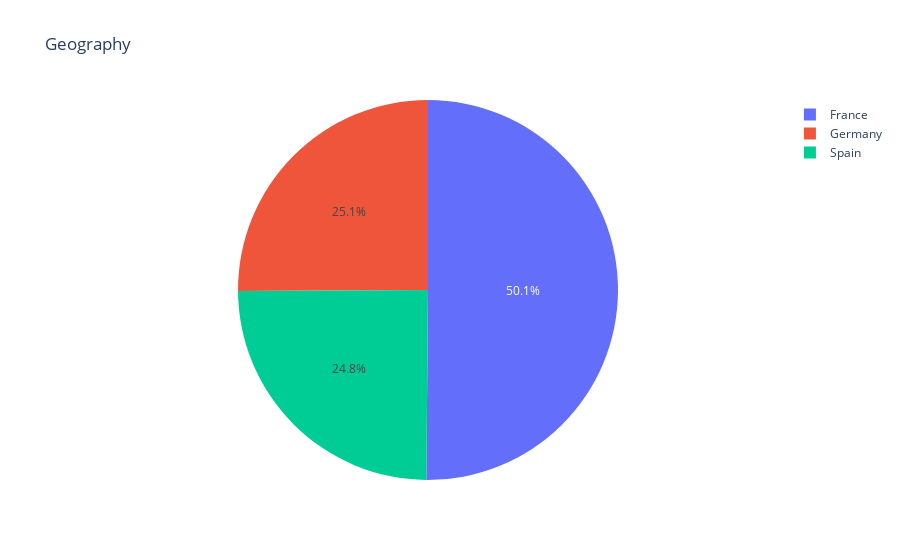
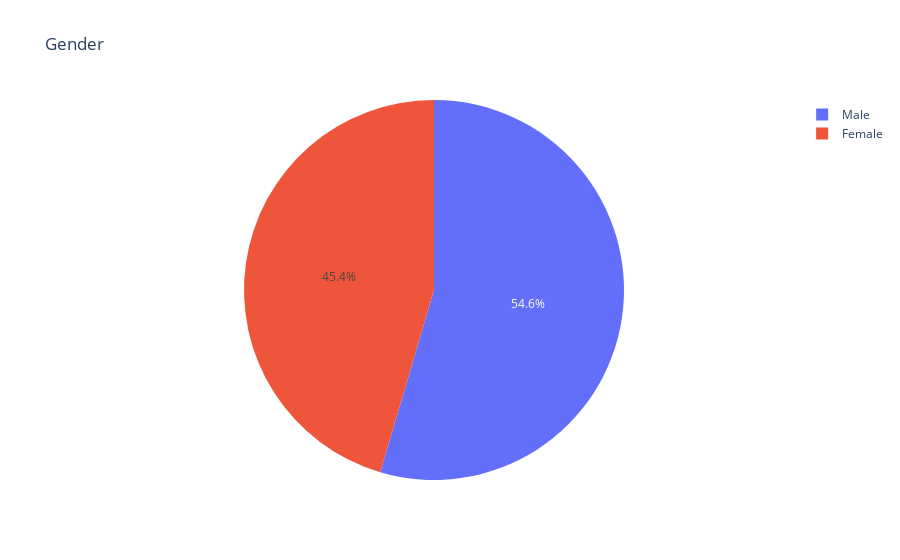

The notebook cell saved with these charts, in order:
### Code cell
for column in nominal_cat_cols:

    fig = px.pie(df[column].value_counts().reset_index(name='count'), values='count', names='index', title=column)
    fig.show()

### Figure 1 — Plotly figure (JSON) as saved in the notebook; plotly's stock layout.template omitted (floating-point values rounded to 4 significant figures)
{"data": [{"domain": {"x": [0, 1], "y": [0, 1]}, "hovertemplate": "index=%{label}<br>count=%{value}<extra></extra>", "labels": ["France", "Germany", "Spain"], "legendgroup": "", "name": "", "showlegend": true, "type": "pie", "values": [5014, 2509, 2477]}], "layout": {"legend": {"tracegroupgap": 0}, "title": {"text": "Geography"}}}

### Figure 2 — Plotly figure (JSON) as saved in the notebook; plotly's stock layout.template omitted (floating-point values rounded to 4 significant figures)
{"data": [{"domain": {"x": [0, 1], "y": [0, 1]}, "hovertemplate": "index=%{label}<br>count=%{value}<extra></extra>", "labels": ["Male", "Female"], "legendgroup": "", "name": "", "showlegend": true, "type": "pie", "values": [5457, 4543]}], "layout": {"legend": {"tracegroupgap": 0}, "title": {"text": "Gender"}}}
